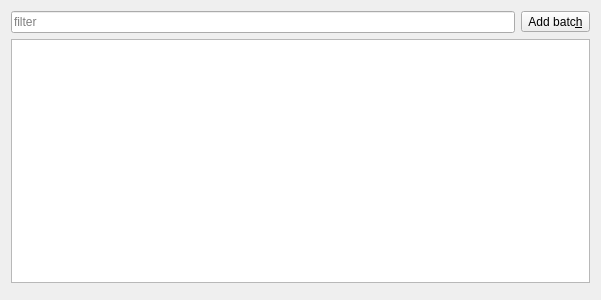
<?xml version="1.0" encoding="UTF-8"?>
<ui version="4.0">
 <class>TabBatchWidget</class>
 <widget class="QWidget" name="TabBatchWidget">
  <property name="geometry">
   <rect>
    <x>0</x>
    <y>0</y>
    <width>601</width>
    <height>300</height>
   </rect>
  </property>
  <property name="windowTitle">
   <string>Form</string>
  </property>
  <layout class="QGridLayout" name="gridLayout">
   <item row="0" column="0">
    <layout class="QHBoxLayout" name="MainLayout">
     <item>
      <widget class="QLineEdit" name="edit_filter_batch">
       <property name="placeholderText">
        <string>filter</string>
       </property>
      </widget>
     </item>
     <item>
      <widget class="QToolButton" name="button_add_batch">
       <property name="text">
        <string>Add batc&amp;h</string>
       </property>
       <property name="checkable">
        <bool>true</bool>
       </property>
      </widget>
     </item>
    </layout>
   </item>
   <item row="1" column="0">
    <widget class="BatchTableView" name="table_batch">
     <property name="selectionBehavior">
      <enum>QAbstractItemView::SelectRows</enum>
     </property>
     <property name="sortingEnabled">
      <bool>true</bool>
     </property>
     <attribute name="horizontalHeaderMinimumSectionSize">
      <number>25</number>
     </attribute>
     <attribute name="verticalHeaderDefaultSectionSize">
      <number>20</number>
     </attribute>
    </widget>
   </item>
   <item row="2" column="0">
    <widget class="QWidget" name="widget_add_batch" native="true"/>
   </item>
  </layout>
 </widget>
 <customwidgets>
  <customwidget>
   <class>BatchTableView</class>
   <extends>QTableView</extends>
   <header>BatchTableView.h</header>
  </customwidget>
 </customwidgets>
 <resources/>
 <connections/>
</ui>
